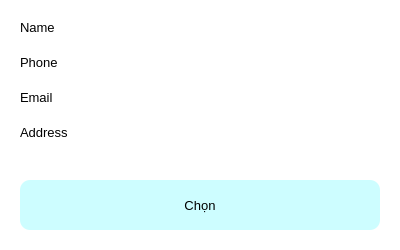
<?xml version="1.0" encoding="UTF-8"?>
<ui version="4.0">
 <class>customer_card</class>
 <widget class="QFrame" name="customer_card">
  <property name="geometry">
   <rect>
    <x>0</x>
    <y>0</y>
    <width>400</width>
    <height>250</height>
   </rect>
  </property>
  <property name="minimumSize">
   <size>
    <width>150</width>
    <height>100</height>
   </size>
  </property>
  <property name="maximumSize">
   <size>
    <width>400</width>
    <height>250</height>
   </size>
  </property>
  <property name="windowTitle">
   <string>Frame</string>
  </property>
  <property name="styleSheet">
   <string notr="true">background-color: rgb(255, 255, 255);
border-radius: 20px;
border-color: rgb(255, 0, 0);</string>
  </property>
  <layout class="QVBoxLayout" name="verticalLayout" stretch="1">
   <item>
    <widget class="QFrame" name="frame">
     <property name="minimumSize">
      <size>
       <width>0</width>
       <height>50</height>
      </size>
     </property>
     <property name="styleSheet">
      <string notr="true">background-color: rgb(255, 255, 255);</string>
     </property>
     <property name="frameShape">
      <enum>QFrame::StyledPanel</enum>
     </property>
     <property name="frameShadow">
      <enum>QFrame::Raised</enum>
     </property>
     <layout class="QVBoxLayout" name="verticalLayout_2">
      <item>
       <layout class="QFormLayout" name="formLayout">
        <property name="sizeConstraint">
         <enum>QLayout::SetMaximumSize</enum>
        </property>
        <property name="fieldGrowthPolicy">
         <enum>QFormLayout::AllNonFixedFieldsGrow</enum>
        </property>
        <property name="horizontalSpacing">
         <number>20</number>
        </property>
        <property name="verticalSpacing">
         <number>20</number>
        </property>
        <item row="0" column="0">
         <widget class="QLabel" name="name_label">
          <property name="font">
           <font>
            <family>Arial</family>
            <pointsize>10</pointsize>
           </font>
          </property>
          <property name="text">
           <string>Name</string>
          </property>
         </widget>
        </item>
        <item row="0" column="1">
         <widget class="QLabel" name="name_content">
          <property name="font">
           <font>
            <family>Arial</family>
            <pointsize>10</pointsize>
           </font>
          </property>
          <property name="text">
           <string/>
          </property>
         </widget>
        </item>
        <item row="1" column="0">
         <widget class="QLabel" name="price_label">
          <property name="font">
           <font>
            <family>Arial</family>
            <pointsize>10</pointsize>
           </font>
          </property>
          <property name="text">
           <string>Phone</string>
          </property>
         </widget>
        </item>
        <item row="1" column="1">
         <widget class="QLabel" name="price_content">
          <property name="font">
           <font>
            <family>Arial</family>
            <pointsize>10</pointsize>
           </font>
          </property>
          <property name="text">
           <string/>
          </property>
         </widget>
        </item>
        <item row="2" column="0">
         <widget class="QLabel" name="descript_label">
          <property name="font">
           <font>
            <family>Arial</family>
            <pointsize>10</pointsize>
           </font>
          </property>
          <property name="text">
           <string>Email</string>
          </property>
         </widget>
        </item>
        <item row="2" column="1">
         <widget class="QLabel" name="descript_content">
          <property name="font">
           <font>
            <family>Arial</family>
            <pointsize>10</pointsize>
           </font>
          </property>
          <property name="text">
           <string/>
          </property>
          <property name="wordWrap">
           <bool>true</bool>
          </property>
         </widget>
        </item>
        <item row="3" column="0">
         <widget class="QLabel" name="address_label">
          <property name="font">
           <font>
            <pointsize>10</pointsize>
           </font>
          </property>
          <property name="text">
           <string>Address</string>
          </property>
         </widget>
        </item>
        <item row="3" column="1">
         <widget class="QLabel" name="label">
          <property name="font">
           <font>
            <pointsize>10</pointsize>
           </font>
          </property>
          <property name="text">
           <string/>
          </property>
         </widget>
        </item>
       </layout>
      </item>
      <item>
       <widget class="QPushButton" name="pushButton">
        <property name="minimumSize">
         <size>
          <width>0</width>
          <height>50</height>
         </size>
        </property>
        <property name="font">
         <font>
          <pointsize>10</pointsize>
         </font>
        </property>
        <property name="styleSheet">
         <string notr="true">background-color: rgb(205, 253, 255);
border-radius: 10px;</string>
        </property>
        <property name="text">
         <string>Chọn</string>
        </property>
       </widget>
      </item>
     </layout>
    </widget>
   </item>
  </layout>
 </widget>
 <resources/>
 <connections/>
</ui>
